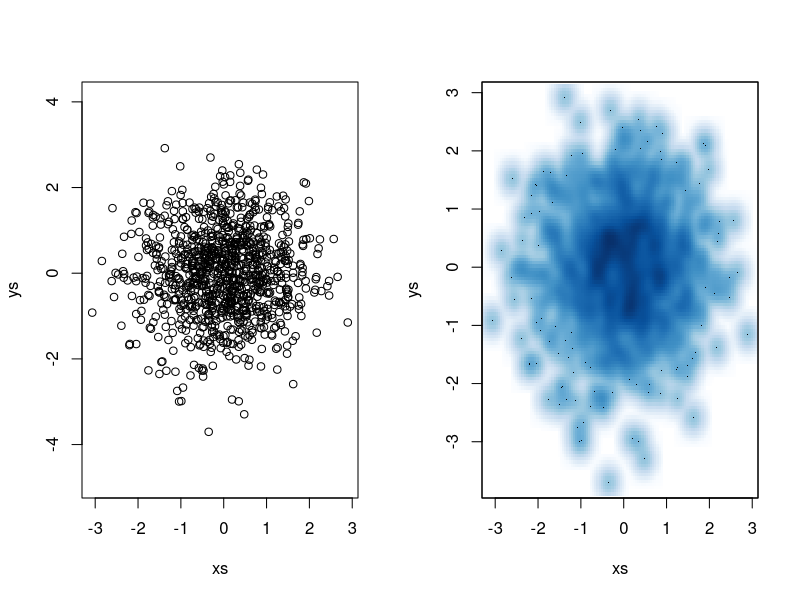
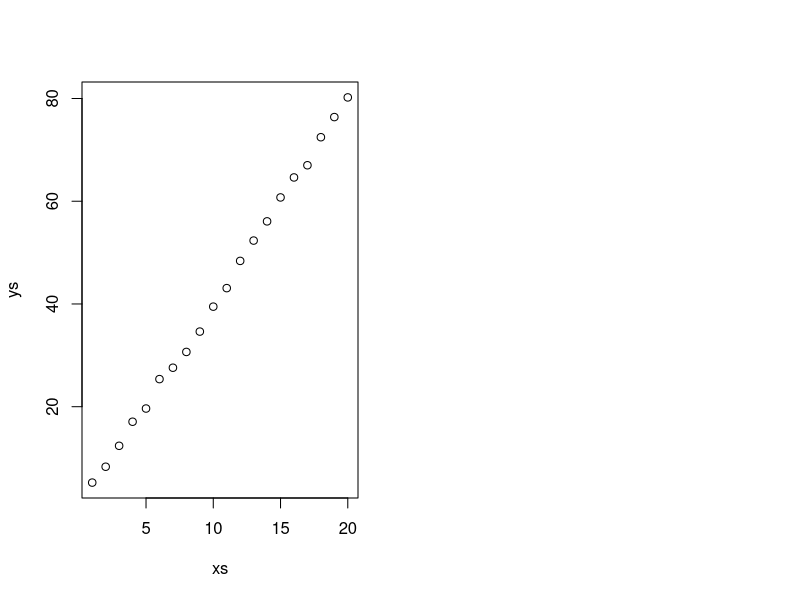
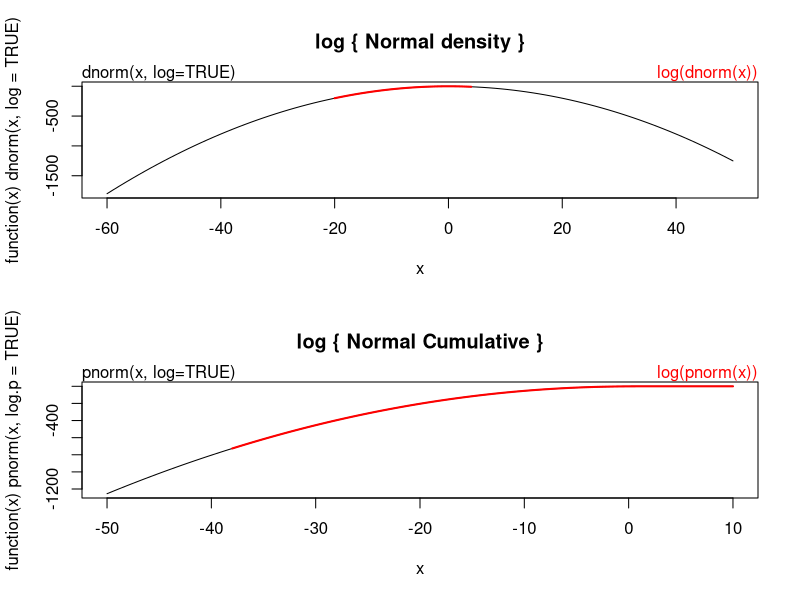

R code for these plots, in order:
## ---- chunk 1
knitr::opts_chunk$set(echo = TRUE)
## ---- chunk 2
n = 1000
xs = rnorm(n)
ys = rnorm(n)
par(mfrow=c(1,2))
plot(xs, ys, asp=1)
smoothScatter(xs, ys)
## ---- chunk 3
m = 4
xs = 1:20
ys = m*xs + rnorm(length(xs))
plot(xs, ys)
print(123)
## ---- chunk 4
par(mfrow = c(2,1))
plot(function(x) dnorm(x, log = TRUE), -60, 50,
     main = "log { Normal density }")
curve(log(dnorm(x)), from = -20, to=4, add = TRUE, col = "red", lwd = 2)
mtext("dnorm(x, log=TRUE)", adj = 0)
mtext("log(dnorm(x))", col = "red", adj = 1)

plot(function(x) pnorm(x, log.p = TRUE), -50, 10,
     main = "log { Normal Cumulative }")
curve(log(pnorm(x)), add = TRUE, col = "red", lwd = 2)
mtext("pnorm(x, log=TRUE)", adj = 0)
mtext("log(pnorm(x))", col = "red", adj = 1)
## ---- chunk 5
x = 2^1000L
y = 0
x.str = strsplit(as.character(x), "")[[1]]
print(x.str)
for (z in x.str){
  y = y + as.integer(z)
}
print(y)
